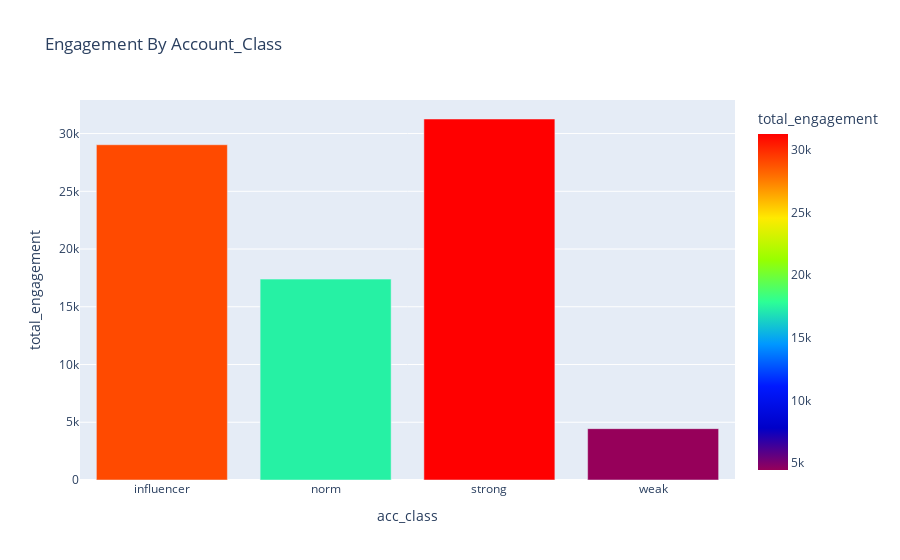

Notebook code cell kept with this figure:
### Code cell
fig = px.bar(class_eng,
             x='acc_class',
             y='total_engagement',
             color='total_engagement',
             color_continuous_scale='Rainbow',
             title='Engagement By Account_Class')
fig.show()

### Figure 1 — Plotly figure (JSON) as saved in the notebook; plotly's stock layout.template omitted (floating-point values rounded to 4 significant figures)
{"data": [{"alignmentgroup": "True", "hovertemplate": "acc_class=%{x}<br>total_engagement=%{marker.color}<extra></extra>", "legendgroup": "", "marker": {"color": [29032, 17395, 31261, 4447], "coloraxis": "coloraxis"}, "name": "", "offsetgroup": "", "orientation": "v", "showlegend": false, "textposition": "auto", "type": "bar", "x": ["influencer", "norm", "strong", "weak"], "xaxis": "x", "y": [29032, 17395, 31261, 4447], "yaxis": "y"}], "layout": {"barmode": "relative", "coloraxis": {"colorbar": {"title": {"text": "total_engagement"}}, "colorscale": [[0, "rgb(150,0,90)"], [0.125, "rgb(0,0,200)"], [0.25, "rgb(0,25,255)"], [0.375, "rgb(0,152,255)"], [0.5, "rgb(44,255,150)"], [0.625, "rgb(151,255,0)"], [0.75, "rgb(255,234,0)"], [0.875, "rgb(255,111,0)"], [1, "rgb(255,0,0)"]]}, "legend": {"tracegroupgap": 0}, "title": {"text": "Engagement By Account_Class"}, "xaxis": {"anchor": "y", "domain": [0, 1], "title": {"text": "acc_class"}}, "yaxis": {"anchor": "x", "domain": [0, 1], "title": {"text": "total_engagement"}}}}
